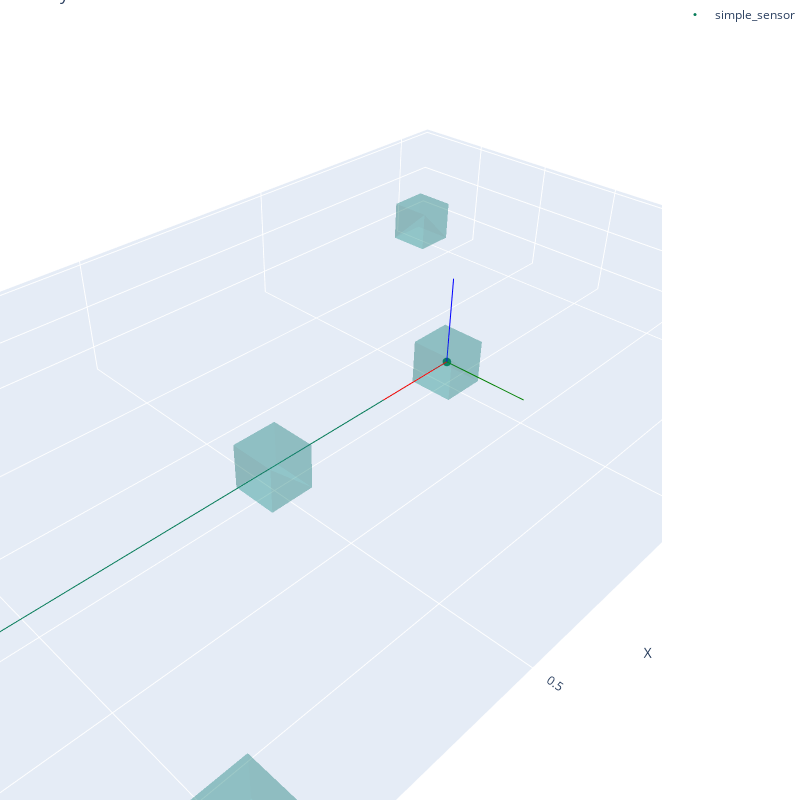

Notebook source saved alongside this figure:
### Markdown cell above
### Ray/Voxel Traversal (measurement) test case

### Code cell
ro, rd = torch.tensor([[0.0, 0.0, 0.0],[0.0, 0.0, 0.0],[0.0, 0.0, 0.0]]), torch.tensor([[1.0, 0.0, 0.0],[0.0, 1.0, 0.0],[np.sqrt(0.5), np.sqrt(0.5), 0.0]])

simple_perception_space = PerceptionSpace(usd_context=None,
                                          voxel_groups=[PerceptionSpace.VoxelGroup(
                                                name="simple",
                                                voxels=['','','',''],
                                                voxel_centers=torch.tensor([
                                                    [-0.5, -0.5, 0.0],  # Behind the sensor, should have 0 hits
                                                    [0.0, 0.0, 0.0],    # At center of sensor, should have 3 hits
                                                    [0.5, 0, 0.0],      # Along x-axis, should have 1 hit
                                                    [1.0, 0.5, 0.0]     # Should have 0 hits
                                                    ]),
                                                voxel_sizes=torch.tensor([0.1,0.1,0.1,0.1]).unsqueeze(1),
                                          )
                                          ],
                                          weights=[1.0]
)

simple_sensor:Sensor3D_Instance = Sensor3D_Instance(
    sensor=Sensor3D(
        name="simple_sensor",
    ),
    path='',
    tf=((0, 0, 0), (1, 0, 0, 0)),
    name="simple_sensor_instance",
)
    

# display(torch.tensor([[1.0, 0, 0.5],[2.0, 0, 0.5]]).size())
# display(torch.tensor([0.5,0.5]).size())

one_ray_fig = simple_perception_space.plot_me(show=False, mode='boxes')
simple_sensor.plot_rays(ro, rd, show=False, fig=one_ray_fig, ray_length=1.25)


one_ray_fig

### Figure 1 — Plotly figure (JSON) as saved in the notebook; plotly's stock layout.template omitted (floating-point values rounded to 4 significant figures)
{"data": [{"colorscale": [[0, "#440154"], [0.1111, "#482878"], [0.2222, "#3e4989"], [0.3333, "#31688e"], [0.4444, "#26828e"], [0.5556, "#1f9e89"], [0.6667, "#35b779"], [0.7778, "#6ece58"], [0.8889, "#b5de2b"], [1, "#fde725"]], "i": [7, 0, 0, 0, 4, 4, 6, 6, 4, 0, 3, 2], "intensity": [null, null, null, null, null, null, null, null, null, null, null, null], "j": [3, 4, 1, 2, 5, 6, 5, 2, 0, 1, 6, 3], "k": [0, 7, 2, 3, 6, 7, 1, 1, 5, 5, 7, 6], "name": "Perception Space", "opacity": 0.25, "showscale": false, "type": "mesh3d", "x": [-0.55, -0.55, -0.45, -0.45, -0.55, -0.55, -0.45, -0.45], "y": [-0.55, -0.45, -0.45, -0.55, -0.55, -0.45, -0.45, -0.55], "z": [-0.05, -0.05, -0.05, -0.05, 0.05, 0.05, 0.05, 0.05]}, {"colorscale": [[0, "#440154"], [0.1111, "#482878"], [0.2222, "#3e4989"], [0.3333, "#31688e"], [0.4444, "#26828e"], [0.5556, "#1f9e89"], [0.6667, "#35b779"], [0.7778, "#6ece58"], [0.8889, "#b5de2b"], [1, "#fde725"]], "i": [7, 0, 0, 0, 4, 4, 6, 6, 4, 0, 3, 2], "intensity": [null, null, null, null, null, null, null, null, null, null, null, null], "j": [3, 4, 1, 2, 5, 6, 5, 2, 0, 1, 6, 3], "k": [0, 7, 2, 3, 6, 7, 1, 1, 5, 5, 7, 6], "name": "Perception Space", "opacity": 0.25, "showscale": false, "type": "mesh3d", "x": [-0.05, -0.05, 0.05, 0.05, -0.05, -0.05, 0.05, 0.05], "y": [-0.05, 0.05, 0.05, -0.05, -0.05, 0.05, 0.05, -0.05], "z": [-0.05, -0.05, -0.05, -0.05, 0.05, 0.05, 0.05, 0.05]}, {"colorscale": [[0, "#440154"], [0.1111, "#482878"], [0.2222, "#3e4989"], [0.3333, "#31688e"], [0.4444, "#26828e"], [0.5556, "#1f9e89"], [0.6667, "#35b779"], [0.7778, "#6ece58"], [0.8889, "#b5de2b"], [1, "#fde725"]], "i": [7, 0, 0, 0, 4, 4, 6, 6, 4, 0, 3, 2], "intensity": [null, null, null, null, null, null, null, null, null, null, null, null], "j": [3, 4, 1, 2, 5, 6, 5, 2, 0, 1, 6, 3], "k": [0, 7, 2, 3, 6, 7, 1, 1, 5, 5, 7, 6], "name": "Perception Space", "opacity": 0.25, "showscale": false, "type": "mesh3d", "x": [0.45, 0.45, 0.55, 0.55, 0.45, 0.45, 0.55, 0.55], "y": [-0.05, 0.05, 0.05, -0.05, -0.05, 0.05, 0.05, -0.05], "z": [-0.05, -0.05, -0.05, -0.05, 0.05, 0.05, 0.05, 0.05]}, {"colorscale": [[0, "#440154"], [0.1111, "#482878"], [0.2222, "#3e4989"], [0.3333, "#31688e"], [0.4444, "#26828e"], [0.5556, "#1f9e89"], [0.6667, "#35b779"], [0.7778, "#6ece58"], [0.8889, "#b5de2b"], [1, "#fde725"]], "i": [7, 0, 0, 0, 4, 4, 6, 6, 4, 0, 3, 2], "intensity": [null, null, null, null, null, null, null, null, null, null, null, null], "j": [3, 4, 1, 2, 5, 6, 5, 2, 0, 1, 6, 3], "k": [0, 7, 2, 3, 6, 7, 1, 1, 5, 5, 7, 6], "name": "Perception Space", "opacity": 0.25, "showscale": false, "type": "mesh3d", "x": [0.95, 0.95, 1.05, 1.05, 0.95, 0.95, 1.05, 1.05], "y": [0.45, 0.55, 0.55, 0.45, 0.45, 0.55, 0.55, 0.45], "z": [-0.05, -0.05, -0.05, -0.05, 0.05, 0.05, 0.05, 0.05]}, {"hoverinfo": "none", "line": {"color": "#077c59", "width": 2}, "mode": "lines", "showlegend": false, "type": "scatter3d", "x": [0, 1.25], "y": [0, 0], "z": [0, 0]}, {"hoverinfo": "text", "legendgroup": "simple_sensor_instance", "marker": {"color": "#077c59", "size": 3}, "mode": "markers", "name": "simple_sensor", "text": ["Translation:<br>  (x=0.00,<br>  y=0.00,<br>  z=0.00)", "Quaternion:<br>  (qw=1.00,<br>  qx=0.00,<br>  qy=0.00,<br>  qz=0.00)"], "type": "scatter3d", "x": [0], "y": [0], "z": [0]}, {"legendgroup": "simple_sensor_instance", "line": {"color": "red", "width": 2}, "mode": "lines", "showlegend": false, "type": "scatter3d", "x": [0, 0.2], "y": [0, 0], "z": [0, 0]}, {"legendgroup": "simple_sensor_instance", "line": {"color": "green", "width": 2}, "mode": "lines", "showlegend": false, "type": "scatter3d", "x": [0, 0], "y": [0, 0.2], "z": [0, 0]}, {"legendgroup": "simple_sensor_instance", "line": {"color": "blue", "width": 2}, "mode": "lines", "showlegend": false, "type": "scatter3d", "x": [0, 0], "y": [0, 0], "z": [0, 0.2]}], "layout": {"height": 800, "margin": {"b": 0, "l": 0, "r": 0, "t": 0}, "scene": {"aspectmode": "data", "xaxis": {"title": {"text": "X"}}, "yaxis": {"title": {"text": "Y"}}, "zaxis": {"title": {"text": "Z"}}}, "title": {"text": "Rays"}, "width": 800}}
